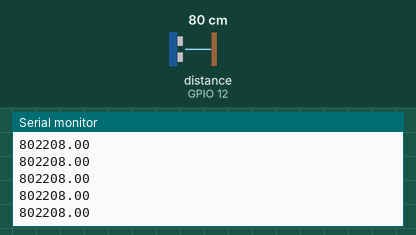
This sketch was run on a simulated ESP32. Parts: the last lines printed to the serial monitor. Wiring (inferred from the names in the program): ultrasonic range finder: trigger GPIO 13; echo GPIO 12. Inputs (shaded band) come from the test bench; at power-on: distance to the obstacle (sensor on GPIO 12) 80 cm. The echo pulse lasts 58.3 µs per cm; WiFi joins after 1.5 s; servers stay silent unless stated.

Above: at 3.0 s.
3.1 s: distance to the obstacle (sensor on GPIO 12) set to 2 cm
At 3.8 s:
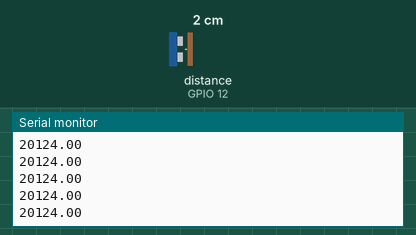
4.6 s: distance to the obstacle (sensor on GPIO 12) set to 4 cm
At 5.6 s:
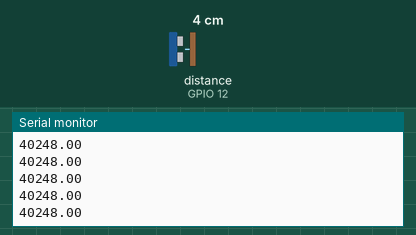
Timing chart, 0 to 7.6 s (numbered marks = the images above; inputs shaded):
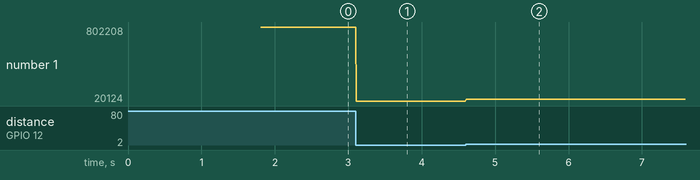

Measured:
- after the input at 3.1 s, the serial monitor: prints a new line at once (image 1)
- after the input at 4.6 s, the serial monitor: prints a new line at once (image 2)
- plotted number 1: 802208 → 20124 after the input at 3.1 s, 20124 → 40248 after the input at 4.6 s

The sketch:

ESP32_WiFi.ino
```cpp
// (licence header left out)
/* Comment this out to disable prints and save space */
#define BLYNK_PRINT Serial


#include <WiFi.h>
#include <WiFiClient.h>
#include <BlynkSimpleEsp32.h>

// You should get Auth Token in the Blynk App.
// Go to the Project Settings (nut icon).
char auth[] = "6f_N2NC0Y7PSaoH98DFIQRA1V2jB6mGz";

// Your WiFi credentials.
// Set password to "" for open networks.
char ssid[] = "RUET--Employee";
char pass[] = "RUETEM#789";


int echo = 12;
int trig =13;

double totalTime;
double s, v = 344, t;

void setup()
{
  // Debug console
  Serial.begin(9600);

  pinMode(trig, OUTPUT);
  pinMode(echo, INPUT);

  Blynk.begin(auth, ssid, pass);
}

void loop()
{
  data();
  Blynk.run();
}

void data(){
  digitalWrite(trig, LOW);
  delayMicroseconds(2);

  digitalWrite(trig, HIGH);
  delayMicroseconds(10);
  digitalWrite(trig, LOW);

  totalTime = pulseIn(echo, HIGH);
  t = totalTime/2.0;
  s = v*t;

  Serial.println(s);
}
```
